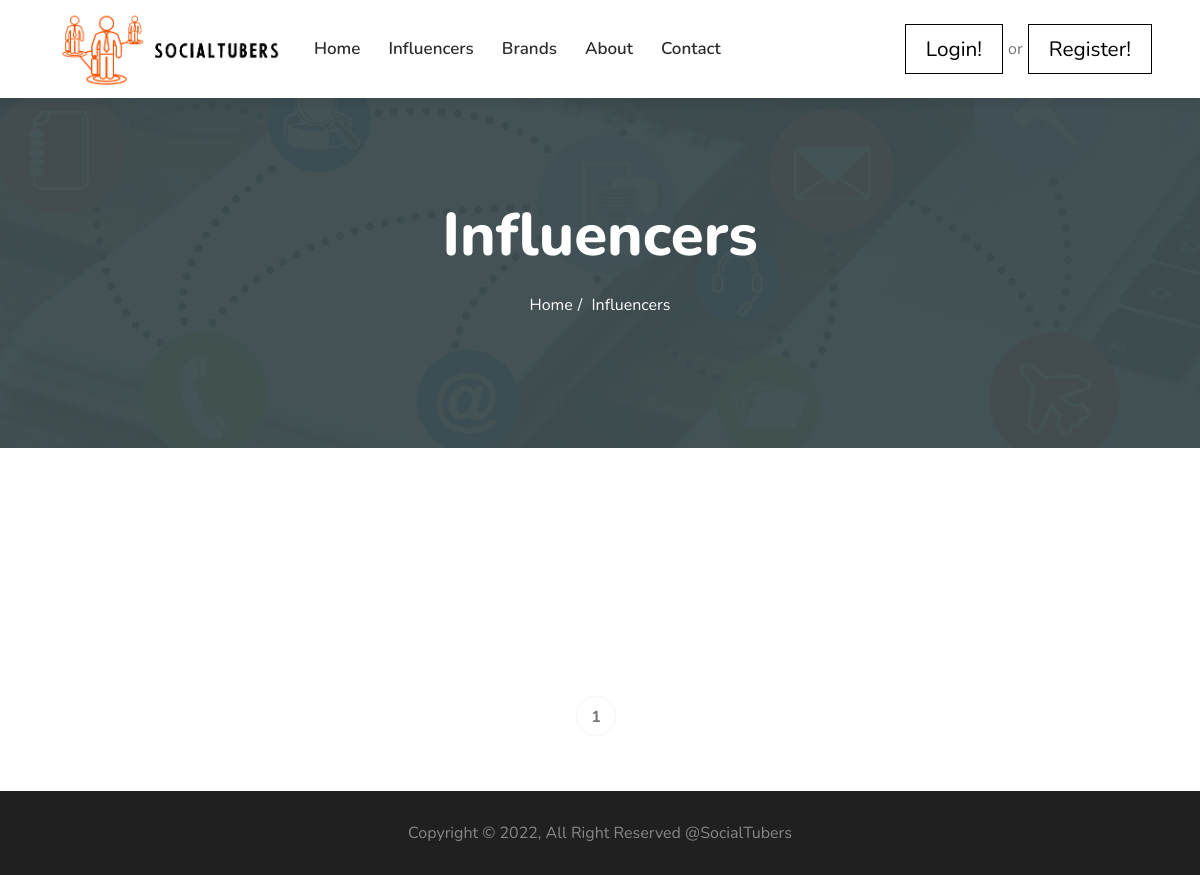
Before: /accounts/influencers/ with the older database file.
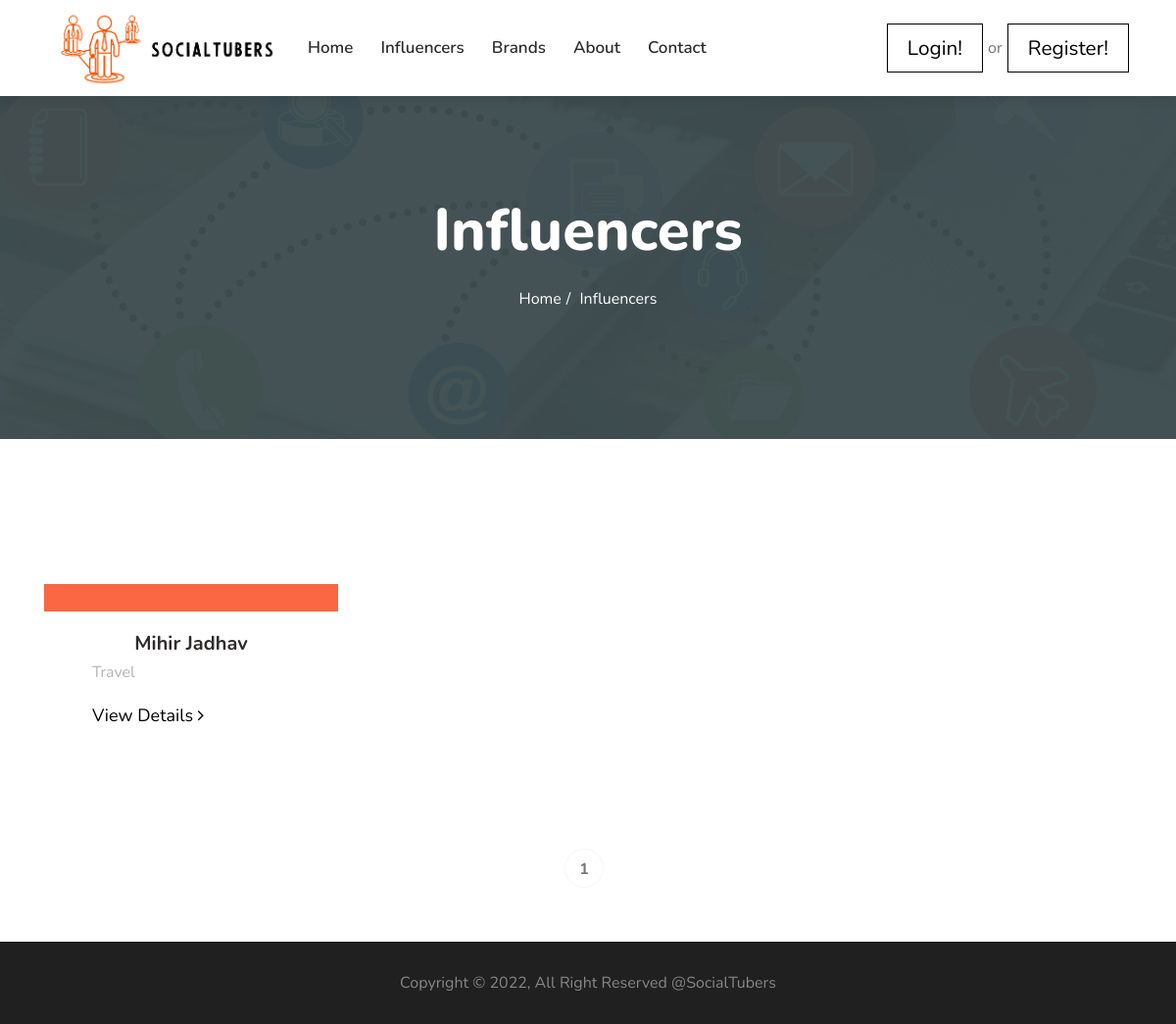
After: the same page with the newer database file.
### accounts/models.py (models this page shows)
class Influencer(models.Model):
    user = models.OneToOneField(User, on_delete=models.CASCADE, primary_key=True)
    channel_name = models.CharField(max_length=100)
    youtube_id = models.CharField(max_length=100)
    instagram_id = models.CharField(max_length=100, null=True, blank=True)
    category_type = models.CharField(max_length=100)
    short_description = models.CharField(max_length=255)
    is_featured = models.BooleanField(default=False)
    profile_photo = models.ImageField(upload_to="influencer_images/%Y/%m/", null=True, blank=True)
    created_date = models.DateTimeField(default=datetime.now, blank=True)

### accounts/views.py (the view)
# urls.py: path("influencers/", Influencers, name="influencers"),
def Influencers(request):
    all_tubers = Influencer.objects.order_by("-created_date")
    paginator = Paginator(all_tubers, 3)
    page = request.GET.get("page")
    try:
        tubers = paginator.page(page)
    except PageNotAnInteger:
        tubers = paginator.page(1)
    except EmptyPage:
        tubers = paginator.page(all_tubers.num_pages)
    data = {
        "all_tubers": tubers,
    }
    return render(request, "accounts/influencers/influencers.html", data)

### templates/accounts/influencers/influencers.html (shortened to what this page needs)
{% extends "basefile.html" %}
{% load static %}
{% block content %}
<div id="banner-area" class="banner-area" style="background-image:url({% static 'images/banner/banner5.jpg' %})">
   <div class="container">
      <div class="row">
         <div class="col-sm-12">
            <div class="banner-heading">
               <h1 class="banner-title">Influencers</h1>
               <ol class="breadcrumb">
                  <li>Home</li>
                  <li>Influencers</li>
               </ol>
            </div>
         </div>
      </div>
   </div>
</div>
      <section id="main-container" class="main-container">
         <div class="container">
            <div class="row pt-5">
               {% for tuber in all_tubers %}
               <div class="col-md-4 text-center">
                  <div class="tw-case-study-box" style="width: 300px;height: auto;">
                     <div class="case-img study-bg-1">
                     </div>
                     <div class="casestudy-content">
                        <a href="#">
                           <h4>{{ tuber.channel_name }}</h4>
                        </a>
                        <p>{{ tuber.category_type }}</p>
                        <a href="{% url 'influencer_details' tuber.user_id %}">
                           <p style="font-size:18px;color:black">View Details
                              <i class="fa fa-angle-right"></i>
                           </p>
                        </a>
                     </div>
                  </div>
               </div>
               {% endfor %}
            </div>
         </div>
</section>
<div class="paging text-center">
   <ul class="pagination justify-content-center">
      <li><a href="#">{{all_tubers.number}}</a></li>
   </ul>
</div>
{% endblock %}

Changed rows visible on the page:
added Influencer: channel_name "Mihir Jadhav", category_type "Travel"
